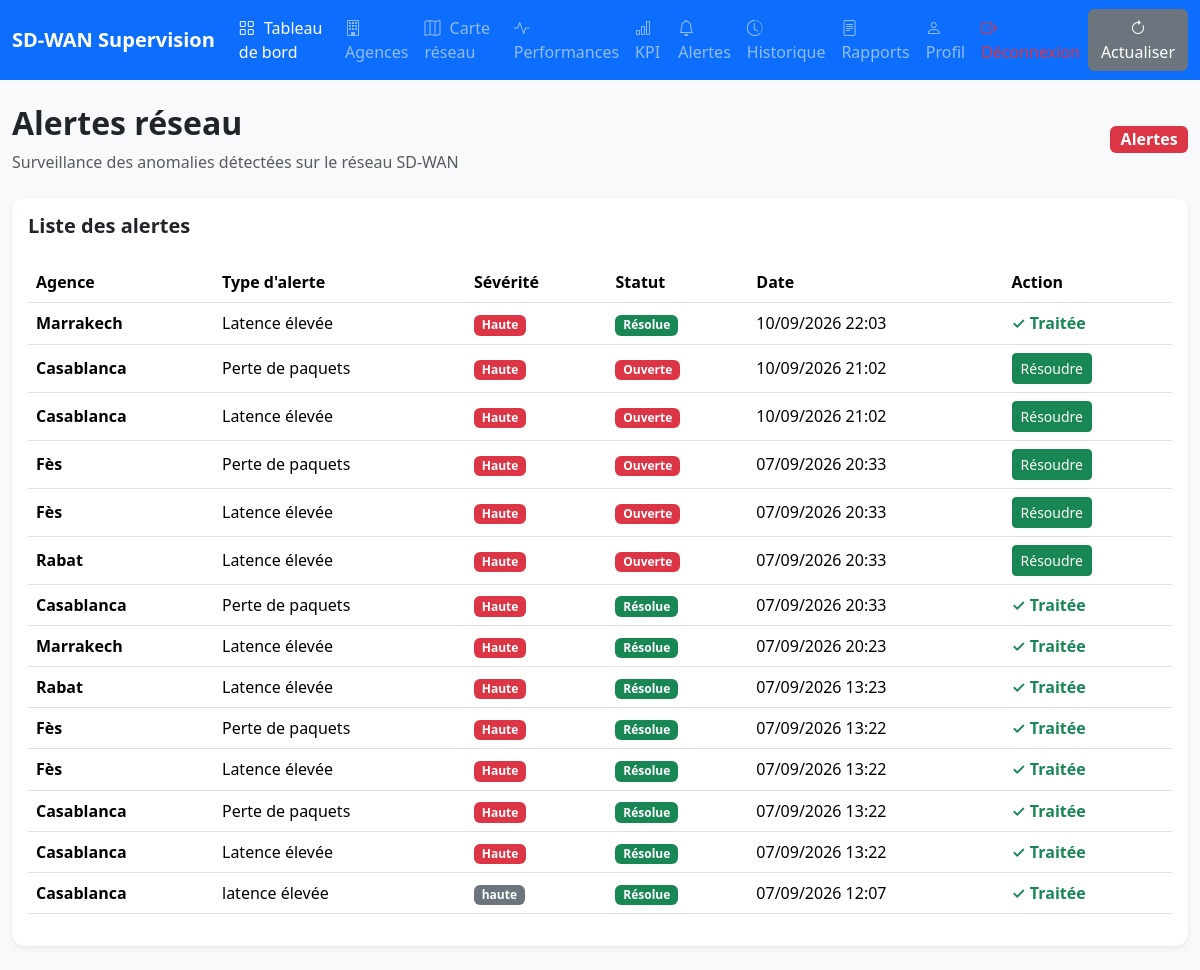
Page /alertes/ on the committed database.
### dashboard/models.py (models this page shows, shortened)
class Alerte(models.Model):
    agence = models.ForeignKey(Agence, on_delete=models.CASCADE)
    type_alerte = models.CharField(max_length=100)
    severite = models.CharField(max_length=30)
    statut = models.CharField(max_length=20, choices=[('ouverte', 'Ouverte'), ('en cours', 'En cours'), ('fermée', 'Fermée')], default='ouverte')
    date_creation = models.DateTimeField(auto_now_add=True)

class Agence(models.Model):
    nom = models.CharField(max_length=100)
    ville = models.CharField(max_length=100)
    latitude = models.FloatField(default=0.0)
    longitude = models.FloatField(default=0.0)
    latence = models.FloatField(default=0.0)
    perte_paquets = models.FloatField(default=0.0)
    bande_passante = models.FloatField(default=0.0)
    statut = models.CharField(max_length=20, choices=[('en ligne', 'En ligne'), ('hors ligne', 'Hors ligne'), ('anomalie', 'Anomalie')], default='en ligne')

### dashboard/views.py (the view)
# urls.py: path('alertes/', views.alertes, name='alertes'),
def alertes(request):
    alertes = Alerte.objects.select_related(
        "agence"
    ).all().order_by(
        "-date_creation"
    )
    return render(
        request,
        "alertes.html",
        {
            "alertes": alertes
        }
    )

### templates/alertes.html (shortened to what this page needs)
{% extends 'base/base.html' %}
{% block content %}
<div class="container-fluid py-4">
    <div class="d-flex justify-content-between align-items-center mb-4">
        <div>
            <h2 class="fw-bold">Alertes réseau</h2>
            <p class="text-muted mb-0">
                Surveillance des anomalies détectées sur le réseau SD-WAN
            </p>
        </div>
        <span class="badge bg-danger fs-6">
            Alertes
        </span>
    </div>
    <div class="card border-0 shadow-sm">
        <div class="card-body">
            <h5 class="fw-bold mb-4">
                Liste des alertes
            </h5>
            <div class="table-responsive">
                <table class="table table-hover align-middle">
                    <thead>
                        <tr>
                            <th>Agence</th>
                            <th>Type d'alerte</th>
                            <th>Sévérité</th>
                            <th>Statut</th>
                            <th>Date</th>
                            <th>Action</th>
                        </tr>
                    </thead>
                    <tbody>
                        {% for alerte in alertes %}
                        <tr>
                            <td class="fw-semibold">
                                {{ alerte.agence.nom }}
                            </td>
                            <td>
                                {{ alerte.type_alerte }}
                            </td>
                            <td>
                                {% if alerte.severite == "Haute" %}
                                    <span class="badge bg-danger">
                                        Haute
                                    </span>
                                {% elif alerte.severite == "Moyenne" %}
                                    <span class="badge bg-warning text-dark">
                                        Moyenne
                                    </span>
                                {% else %}
                                    <span class="badge bg-secondary">
                                        {{ alerte.severite }}
                                    </span>
                                {% endif %}
                            </td>
                            <td>
                                {% if alerte.statut == "Ouverte" %}
                                    <span class="badge bg-danger">
                                        Ouverte
                                    </span>
                                {% else %}
                                    <span class="badge bg-success">
                                        Résolue
                                    </span>
                                {% endif %}
                            </td>
                            <td>
                                {{ alerte.date_creation|date:"d/m/Y H:i" }}
                            </td>
                            <td>
                                {% if alerte.statut == "Ouverte" %}
                                    <a href="{% url 'resoudre_alerte' alerte.id %}"
                                       class="btn btn-sm btn-success">
                                        Résoudre
                                    </a>
                                {% else %}
                                    <span class="text-success fw-semibold">
                                        ✓ Traitée
                                    </span>
                                {% endif %}
                            </td>
                        </tr>
                        {% endfor %}
                    </tbody>
                </table>
            </div>
        </div>
    </div>
</div>
{% endblock %}

### templates/base/base.html (style rules this page uses)
body { min-height: 100vh; background-color: #f8f9fa; }
.card { border-radius: 12px; }

### rows in the picture
Alerte: agence.nom "Marrakech", type_alerte "Latence élevée", severite "Haute", statut "Résolue", date_creation "10/09/2026 22:03"
Alerte: agence.nom "Casablanca", type_alerte "Perte de paquets", severite "Haute", statut "Ouverte", date_creation "10/09/2026 21:02"
Alerte: agence.nom "Casablanca", type_alerte "Latence élevée", severite "Haute", statut "Ouverte", date_creation "10/09/2026 21:02"
Alerte: agence.nom "Fès", type_alerte "Perte de paquets", severite "Haute", statut "Ouverte", date_creation "07/09/2026 20:33"
Alerte: agence.nom "Fès", type_alerte "Latence élevée", severite "Haute", statut "Ouverte", date_creation "07/09/2026 20:33"
Alerte: agence.nom "Rabat", type_alerte "Latence élevée", severite "Haute", statut "Ouverte", date_creation "07/09/2026 20:33"
Alerte: agence.nom "Casablanca", type_alerte "Perte de paquets", severite "Haute", statut "Résolue", date_creation "07/09/2026 20:33"
Alerte: agence.nom "Marrakech", type_alerte "Latence élevée", severite "Haute", statut "Résolue", date_creation "07/09/2026 20:23"
Alerte: agence.nom "Rabat", type_alerte "Latence élevée", severite "Haute", statut "Résolue", date_creation "07/09/2026 13:23"
Alerte: agence.nom "Fès", type_alerte "Perte de paquets", severite "Haute", statut "Résolue", date_creation "07/09/2026 13:22"
Alerte: agence.nom "Fès", type_alerte "Latence élevée", severite "Haute", statut "Résolue", date_creation "07/09/2026 13:22"
Alerte: agence.nom "Casablanca", type_alerte "Perte de paquets", severite "Haute", statut "Résolue", date_creation "07/09/2026 13:22"
Alerte: agence.nom "Casablanca", type_alerte "Latence élevée", severite "Haute", statut "Résolue", date_creation "07/09/2026 13:22"
Alerte: agence.nom "Casablanca", type_alerte "latence élevée", severite "haute", statut "Résolue", date_creation "07/09/2026 12:07"
